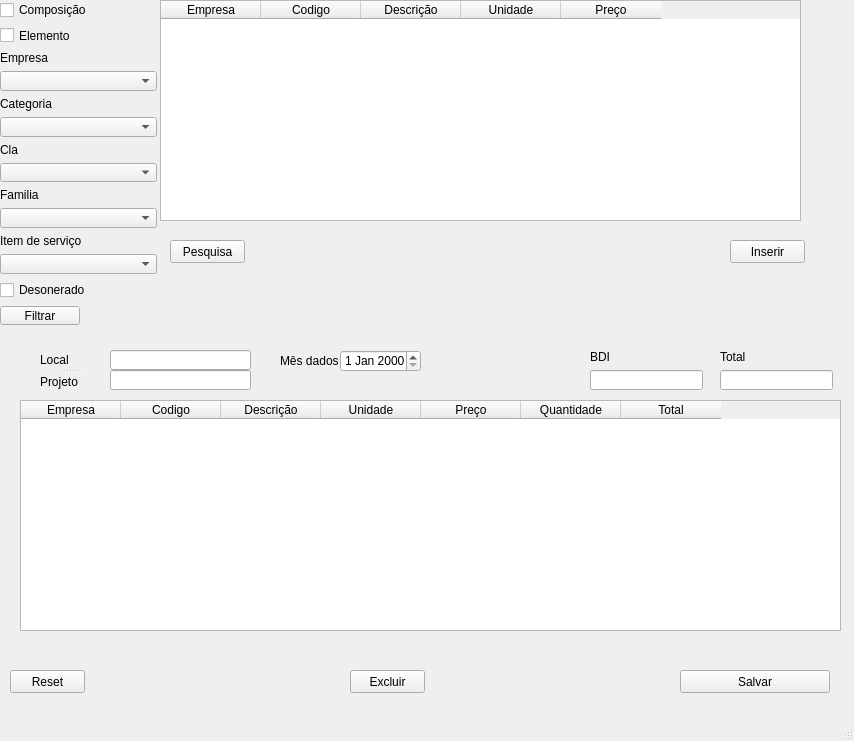
<?xml version="1.0" encoding="UTF-8"?>
<ui version="4.0">
 <class>MainWindow</class>
 <widget class="QMainWindow" name="MainWindow">
  <property name="geometry">
   <rect>
    <x>0</x>
    <y>0</y>
    <width>854</width>
    <height>741</height>
   </rect>
  </property>
  <property name="windowTitle">
   <string>MainWindow</string>
  </property>
  <widget class="QWidget" name="centralwidget">
   <widget class="QSplitter" name="splitter">
    <property name="geometry">
     <rect>
      <x>680</x>
      <y>670</y>
      <width>150</width>
      <height>23</height>
     </rect>
    </property>
    <property name="orientation">
     <enum>Qt::Horizontal</enum>
    </property>
    <widget class="QPushButton" name="pushButton">
     <property name="text">
      <string>Salvar</string>
     </property>
    </widget>
   </widget>
   <widget class="QPushButton" name="pushButton_2">
    <property name="geometry">
     <rect>
      <x>10</x>
      <y>670</y>
      <width>75</width>
      <height>23</height>
     </rect>
    </property>
    <property name="text">
     <string>Reset</string>
    </property>
   </widget>
   <widget class="QPushButton" name="pushButton_3">
    <property name="geometry">
     <rect>
      <x>730</x>
      <y>240</y>
      <width>75</width>
      <height>23</height>
     </rect>
    </property>
    <property name="text">
     <string>Inserir</string>
    </property>
   </widget>
   <widget class="QTableWidget" name="tableWidget">
    <property name="geometry">
     <rect>
      <x>160</x>
      <y>0</y>
      <width>641</width>
      <height>221</height>
     </rect>
    </property>
    <column>
     <property name="text">
      <string>Empresa</string>
     </property>
    </column>
    <column>
     <property name="text">
      <string>Codigo</string>
     </property>
    </column>
    <column>
     <property name="text">
      <string>Descrição</string>
     </property>
    </column>
    <column>
     <property name="text">
      <string>Unidade</string>
     </property>
    </column>
    <column>
     <property name="text">
      <string>Preço</string>
     </property>
    </column>
   </widget>
   <widget class="QTableWidget" name="tableWidget_2">
    <property name="geometry">
     <rect>
      <x>20</x>
      <y>400</y>
      <width>821</width>
      <height>231</height>
     </rect>
    </property>
    <column>
     <property name="text">
      <string>Empresa</string>
     </property>
    </column>
    <column>
     <property name="text">
      <string>Codigo</string>
     </property>
    </column>
    <column>
     <property name="text">
      <string>Descrição</string>
     </property>
    </column>
    <column>
     <property name="text">
      <string>Unidade</string>
     </property>
    </column>
    <column>
     <property name="text">
      <string>Preço</string>
     </property>
    </column>
    <column>
     <property name="text">
      <string>Quantidade</string>
     </property>
    </column>
    <column>
     <property name="text">
      <string>Total</string>
     </property>
    </column>
   </widget>
   <widget class="QLabel" name="label_9">
    <property name="geometry">
     <rect>
      <x>280</x>
      <y>350</y>
      <width>61</width>
      <height>21</height>
     </rect>
    </property>
    <property name="text">
     <string>Mês dados</string>
    </property>
   </widget>
   <widget class="QLineEdit" name="lineEdit">
    <property name="geometry">
     <rect>
      <x>110</x>
      <y>350</y>
      <width>141</width>
      <height>20</height>
     </rect>
    </property>
   </widget>
   <widget class="QLineEdit" name="lineEdit_2">
    <property name="geometry">
     <rect>
      <x>110</x>
      <y>370</y>
      <width>141</width>
      <height>20</height>
     </rect>
    </property>
   </widget>
   <widget class="QDateEdit" name="dateEdit">
    <property name="geometry">
     <rect>
      <x>340</x>
      <y>350</y>
      <width>81</width>
      <height>22</height>
     </rect>
    </property>
   </widget>
   <widget class="QPushButton" name="pushButton_5">
    <property name="geometry">
     <rect>
      <x>350</x>
      <y>670</y>
      <width>75</width>
      <height>23</height>
     </rect>
    </property>
    <property name="text">
     <string>Excluir</string>
    </property>
   </widget>
   <widget class="QLineEdit" name="lineEdit_3">
    <property name="geometry">
     <rect>
      <x>720</x>
      <y>370</y>
      <width>113</width>
      <height>20</height>
     </rect>
    </property>
   </widget>
   <widget class="QLabel" name="label_6">
    <property name="geometry">
     <rect>
      <x>720</x>
      <y>350</y>
      <width>47</width>
      <height>13</height>
     </rect>
    </property>
    <property name="text">
     <string>Total</string>
    </property>
   </widget>
   <widget class="QWidget" name="layoutWidget">
    <property name="geometry">
     <rect>
      <x>0</x>
      <y>0</y>
      <width>157</width>
      <height>325</height>
     </rect>
    </property>
    <layout class="QFormLayout" name="formLayout">
     <item row="2" column="0" colspan="2">
      <widget class="QLabel" name="label">
       <property name="text">
        <string>Empresa</string>
       </property>
      </widget>
     </item>
     <item row="3" column="0" colspan="2">
      <widget class="QComboBox" name="comboBox">
       <item>
        <property name="text">
         <string/>
        </property>
       </item>
       <item>
        <property name="text">
         <string>EMOP</string>
        </property>
       </item>
       <item>
        <property name="text">
         <string>SCO-Rio</string>
        </property>
       </item>
      </widget>
     </item>
     <item row="4" column="0">
      <widget class="QLabel" name="label_2">
       <property name="text">
        <string>Categoria</string>
       </property>
      </widget>
     </item>
     <item row="5" column="0" colspan="2">
      <widget class="QComboBox" name="comboBox_2"/>
     </item>
     <item row="6" column="0">
      <widget class="QLabel" name="label_3">
       <property name="text">
        <string>Cla</string>
       </property>
      </widget>
     </item>
     <item row="7" column="0" colspan="2">
      <widget class="QComboBox" name="comboBox_3"/>
     </item>
     <item row="8" column="0">
      <widget class="QLabel" name="label_4">
       <property name="text">
        <string>Familia</string>
       </property>
      </widget>
     </item>
     <item row="9" column="0" colspan="2">
      <widget class="QComboBox" name="comboBox_4"/>
     </item>
     <item row="10" column="0">
      <widget class="QLabel" name="label_5">
       <property name="text">
        <string>Item de serviço</string>
       </property>
      </widget>
     </item>
     <item row="12" column="0" colspan="2">
      <widget class="QComboBox" name="comboBox_5"/>
     </item>
     <item row="13" column="0">
      <widget class="QCheckBox" name="checkBox">
       <property name="text">
        <string>Desonerado</string>
       </property>
      </widget>
     </item>
     <item row="14" column="0">
      <widget class="QPushButton" name="pushButton_4">
       <property name="text">
        <string>Filtrar</string>
       </property>
      </widget>
     </item>
     <item row="0" column="0">
      <widget class="QCheckBox" name="checkBox_2">
       <property name="text">
        <string>Composição</string>
       </property>
      </widget>
     </item>
     <item row="1" column="0">
      <widget class="QCheckBox" name="checkBox_3">
       <property name="text">
        <string>Elemento</string>
       </property>
      </widget>
     </item>
    </layout>
   </widget>
   <widget class="QSplitter" name="splitter_3">
    <property name="geometry">
     <rect>
      <x>40</x>
      <y>350</y>
      <width>61</width>
      <height>41</height>
     </rect>
    </property>
    <property name="orientation">
     <enum>Qt::Vertical</enum>
    </property>
    <widget class="QLabel" name="label_7">
     <property name="text">
      <string>Local</string>
     </property>
    </widget>
    <widget class="QLabel" name="label_8">
     <property name="text">
      <string>Projeto</string>
     </property>
    </widget>
   </widget>
   <widget class="QPushButton" name="pushButton_6">
    <property name="geometry">
     <rect>
      <x>170</x>
      <y>240</y>
      <width>75</width>
      <height>23</height>
     </rect>
    </property>
    <property name="text">
     <string>Pesquisa</string>
    </property>
   </widget>
   <widget class="QLabel" name="label_10">
    <property name="geometry">
     <rect>
      <x>590</x>
      <y>350</y>
      <width>47</width>
      <height>13</height>
     </rect>
    </property>
    <property name="text">
     <string>BDI</string>
    </property>
   </widget>
   <widget class="QLineEdit" name="lineEdit_4">
    <property name="geometry">
     <rect>
      <x>590</x>
      <y>370</y>
      <width>113</width>
      <height>20</height>
     </rect>
    </property>
   </widget>
  </widget>
  <widget class="QMenuBar" name="menubar">
   <property name="geometry">
    <rect>
     <x>0</x>
     <y>0</y>
     <width>854</width>
     <height>21</height>
    </rect>
   </property>
  </widget>
  <widget class="QStatusBar" name="statusbar"/>
 </widget>
 <resources/>
 <connections/>
</ui>
